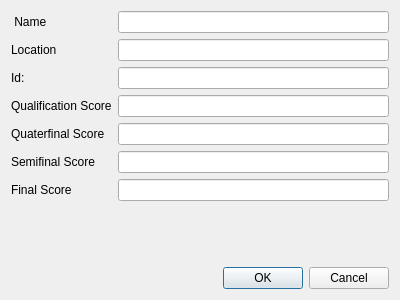
<?xml version="1.0" encoding="UTF-8"?>
<ui version="4.0">
 <class>AddChampionship</class>
 <widget class="QDialog" name="AddChampionship">
  <property name="geometry">
   <rect>
    <x>0</x>
    <y>0</y>
    <width>400</width>
    <height>300</height>
   </rect>
  </property>
  <property name="windowTitle">
   <string>Dialog</string>
  </property>
  <layout class="QVBoxLayout" name="verticalLayout">
   <item>
    <layout class="QFormLayout" name="formLayout">
     <item row="0" column="0">
      <widget class="QLabel" name="labelName">
       <property name="text">
        <string> Name</string>
       </property>
      </widget>
     </item>
     <item row="0" column="1">
      <widget class="QLineEdit" name="name"/>
     </item>
     <item row="1" column="0">
      <widget class="QLabel" name="label_2">
       <property name="text">
        <string>Location</string>
       </property>
      </widget>
     </item>
     <item row="1" column="1">
      <widget class="QLineEdit" name="location"/>
     </item>
     <item row="2" column="0">
      <widget class="QLabel" name="label_3">
       <property name="text">
        <string>Id:</string>
       </property>
      </widget>
     </item>
     <item row="2" column="1">
      <widget class="QLineEdit" name="championship_id"/>
     </item>
     <item row="3" column="1">
      <widget class="QLineEdit" name="qualification_score"/>
     </item>
     <item row="3" column="0">
      <widget class="QLabel" name="label">
       <property name="text">
        <string>Qualification Score</string>
       </property>
      </widget>
     </item>
     <item row="4" column="0">
      <widget class="QLabel" name="label_4">
       <property name="text">
        <string>Quaterfinal Score</string>
       </property>
      </widget>
     </item>
     <item row="5" column="0">
      <widget class="QLabel" name="label_5">
       <property name="text">
        <string>Semifinal Score</string>
       </property>
      </widget>
     </item>
     <item row="6" column="0">
      <widget class="QLabel" name="label_6">
       <property name="text">
        <string>Final Score</string>
       </property>
      </widget>
     </item>
     <item row="4" column="1">
      <widget class="QLineEdit" name="quater_finals_score"/>
     </item>
     <item row="5" column="1">
      <widget class="QLineEdit" name="semifinals_score"/>
     </item>
     <item row="6" column="1">
      <widget class="QLineEdit" name="finale_score"/>
     </item>
    </layout>
   </item>
   <item>
    <widget class="QDialogButtonBox" name="buttonBox">
     <property name="orientation">
      <enum>Qt::Horizontal</enum>
     </property>
     <property name="standardButtons">
      <set>QDialogButtonBox::Cancel|QDialogButtonBox::Ok</set>
     </property>
    </widget>
   </item>
  </layout>
 </widget>
 <resources/>
 <connections>
  <connection>
   <sender>buttonBox</sender>
   <signal>accepted()</signal>
   <receiver>AddChampionship</receiver>
   <slot>accept()</slot>
   <hints>
    <hint type="sourcelabel">
     <x>248</x>
     <y>254</y>
    </hint>
    <hint type="destinationlabel">
     <x>157</x>
     <y>274</y>
    </hint>
   </hints>
  </connection>
  <connection>
   <sender>buttonBox</sender>
   <signal>rejected()</signal>
   <receiver>AddChampionship</receiver>
   <slot>reject()</slot>
   <hints>
    <hint type="sourcelabel">
     <x>316</x>
     <y>260</y>
    </hint>
    <hint type="destinationlabel">
     <x>286</x>
     <y>274</y>
    </hint>
   </hints>
  </connection>
 </connections>
</ui>
